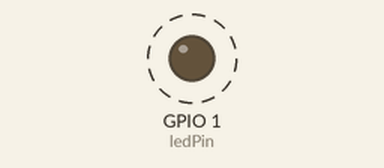
Bench run of a sketch on a simulated ESP32. On the bench: output pins drawn as LEDs (lit = HIGH). Dashed ring = blinking.

Above: at 0.2 s.
Timing chart, 0 to 3.0 s (numbered marks = the images above):
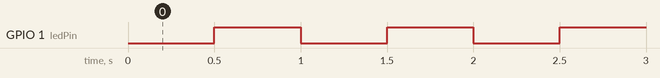

The sketch:

BlinkWithoutDelay.ino
```cpp
// constants won't change. Used here to set a pin number:
int esp32 = 1;

const int ledPin =  esp32;// the number of the LED pin

int ledState = LOW;             // ledState used to set the LED
unsigned long previousMillis = 0;        // will store last time LED was updated
const long interval = 500;           // interval at which to blink (milliseconds)

void setup() {
  // set the digital pin as output:
  pinMode(ledPin, OUTPUT);
}

void loop() {

  unsigned long currentMillis = millis();
  if (currentMillis - previousMillis >= interval) {
    // save the last time you blinked the LED
    previousMillis = currentMillis;
    // if the LED is off turn it on and vice-versa:
    if (ledState == LOW) {
      ledState = HIGH;
    } else {
      ledState = LOW;
    }

    // set the LED with the ledState of the variable:
    digitalWrite(ledPin, ledState);
  }
}
```

Measured:
- by itself, GPIO 1 (ledPin): alternates HIGH for 0.50 s and LOW for 0.50 s
